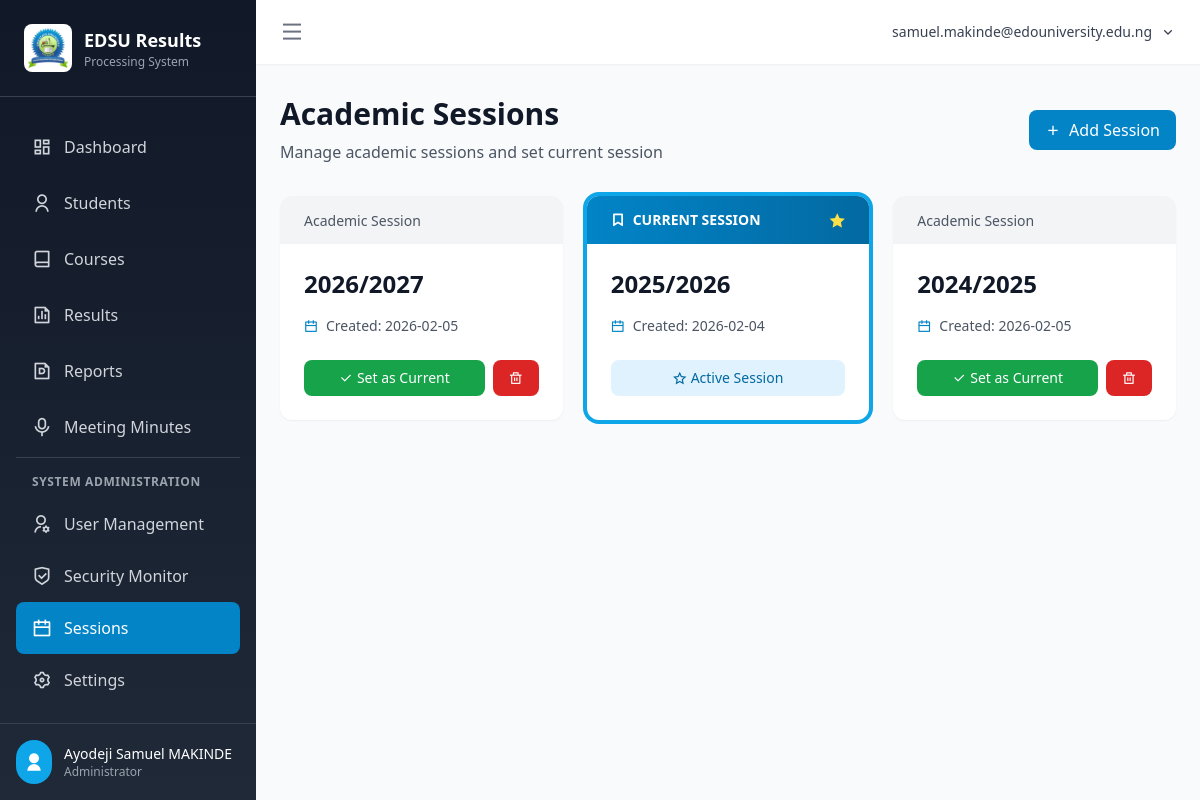
The app's page /sessions (signed in), older data.
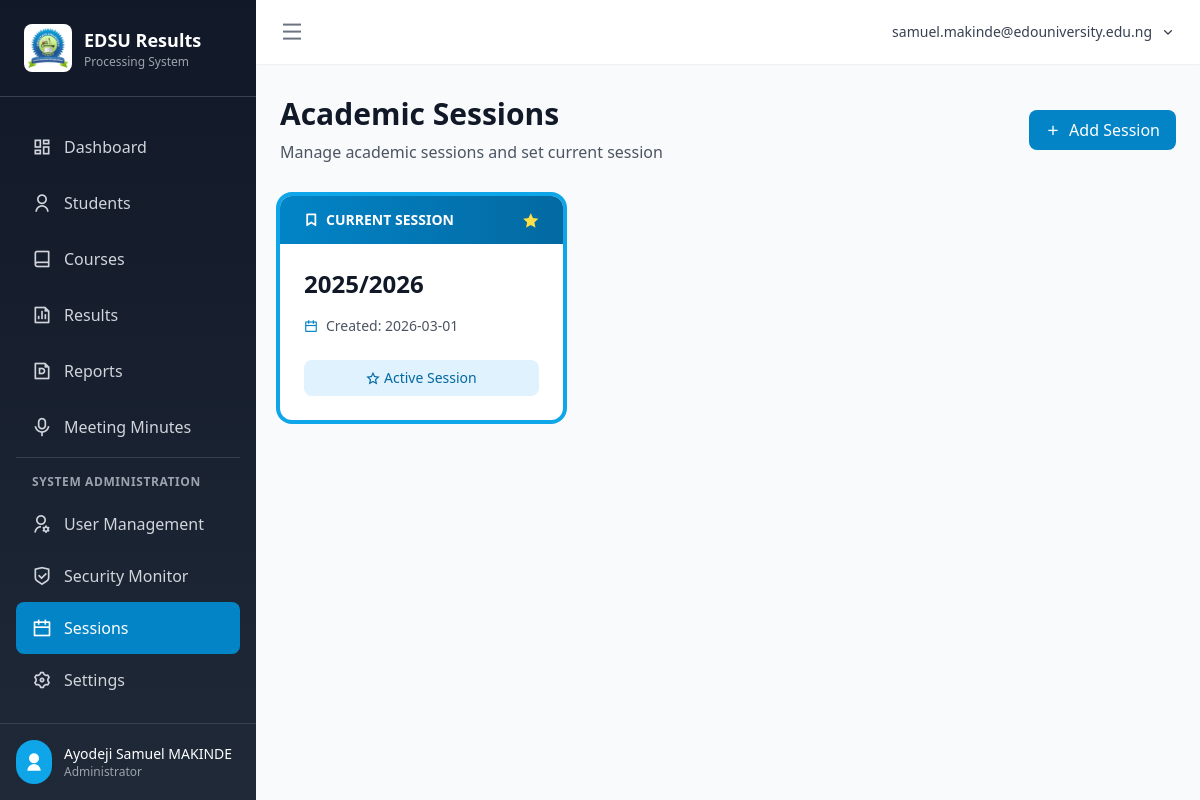
The same page, newer data.
### app/models.py (models this page shows)
class AcademicSession(db.Model):
    __tablename__ = 'academic_sessions'
    id = db.Column(db.Integer, primary_key=True)
    session_name = db.Column(db.String(20), unique=True, nullable=False)  # e.g., "2025/2026"
    is_current = db.Column(db.Boolean, default=False)
    created_at = db.Column(db.DateTime, default=datetime.utcnow)
    students = db.relationship('Student', backref='session', lazy='dynamic')
    results = db.relationship('Result', backref='session', lazy='dynamic')

### app/routes/dashboard.py (the view)
@dashboard_bp.route('/sessions')
@login_required
def sessions():
    sessions = AcademicSession.query.order_by(AcademicSession.session_name.desc()).all()
    return render_template('dashboard/sessions.html', sessions=sessions)

### app/models.py (called while the page is built)
@login_manager.user_loader
def load_user(user_id):
    return User.query.get(int(user_id))

### app/templates/dashboard/sessions.html (shortened to what this page needs)
{% extends "base.html" %}
{% block content %}
<div class="mb-8">
    <div class="flex items-center justify-between">
        <div>
            <h1 class="text-3xl font-bold text-gray-900 mb-2">Academic Sessions</h1>
            <p class="text-gray-600">Manage academic sessions and set current session</p>
        </div>
        <button onclick="document.getElementById('newSessionModal').classList.remove('hidden')"
                class="px-4 py-2 bg-primary-600 text-white rounded-lg hover:bg-primary-700 transition-colors flex items-center">
            <i class="ri-add-line mr-2"></i>
            Add Session
        </button>
    </div>
</div>
<div class="grid grid-cols-1 md:grid-cols-2 lg:grid-cols-3 gap-6">
    {% for session in sessions %}
    <div class="bg-white rounded-xl shadow-sm overflow-hidden hover:shadow-md transition-shadow {% if session.is_current %}ring-4 ring-primary-500{% endif %}">
        {% if session.is_current %}
        <div class="bg-gradient-to-r from-primary-600 to-primary-700 px-6 py-3 text-white">
            <div class="flex items-center justify-between">
                <span class="text-sm font-bold flex items-center">
                    <i class="ri-bookmark-line mr-2"></i>CURRENT SESSION
                </span>
                <i class="ri-star-fill text-yellow-300"></i>
            </div>
        </div>
        {% else %}
        <div class="bg-gray-100 px-6 py-3">
            <span class="text-sm font-medium text-gray-600">Academic Session</span>
        </div>
        {% endif %}
        <div class="p-6">
            <h3 class="text-2xl font-bold text-gray-900 mb-4">{{ session.session_name }}</h3>
            <div class="space-y-3 mb-6">
                <div class="flex items-center text-sm text-gray-600">
                    <i class="ri-calendar-line mr-2 text-primary-600"></i>
                    <span>Created: {{ session.created_at.strftime('%Y-%m-%d') }}</span>
                </div>
            </div>
            <div class="flex space-x-2">
                {% if not session.is_current %}
                <form method="POST" action="{{ url_for('dashboard.set_current_session', session_id=session.id) }}" class="flex-1">
                    <button type="submit" class="w-full px-4 py-2 bg-green-600 text-white rounded-lg hover:bg-green-700 transition-colors text-sm font-medium">
                        <i class="ri-check-line mr-1"></i>Set as Current
                    </button>
                </form>
                <form method="POST" action="{{ url_for('dashboard.delete_session', session_id=session.id) }}"
                      onsubmit="return confirm('Are you sure you want to delete this session?');">
                    <button type="submit" class="px-4 py-2 bg-red-600 text-white rounded-lg hover:bg-red-700 transition-colors text-sm font-medium">
                        <i class="ri-delete-bin-line"></i>
                    </button>
                </form>
                {% else %}
                <div class="flex-1 px-4 py-2 bg-primary-100 text-primary-700 rounded-lg text-center text-sm font-medium">
                    <i class="ri-star-line mr-1"></i>Active Session
                </div>
                {% endif %}
            </div>
        </div>
    </div>
    {% endfor %}
</div>
{% endblock %}

Row changes from the older to the newer data that the page shows:
removed AcademicSession: is_current "Academic Session", session_name "2026/2027", created_at "2026-02-05"
removed AcademicSession: is_current "Academic Session", session_name "2024/2025", created_at "2026-02-05"
changed AcademicSession: created_at "2026-02-04" → "2026-03-01"
